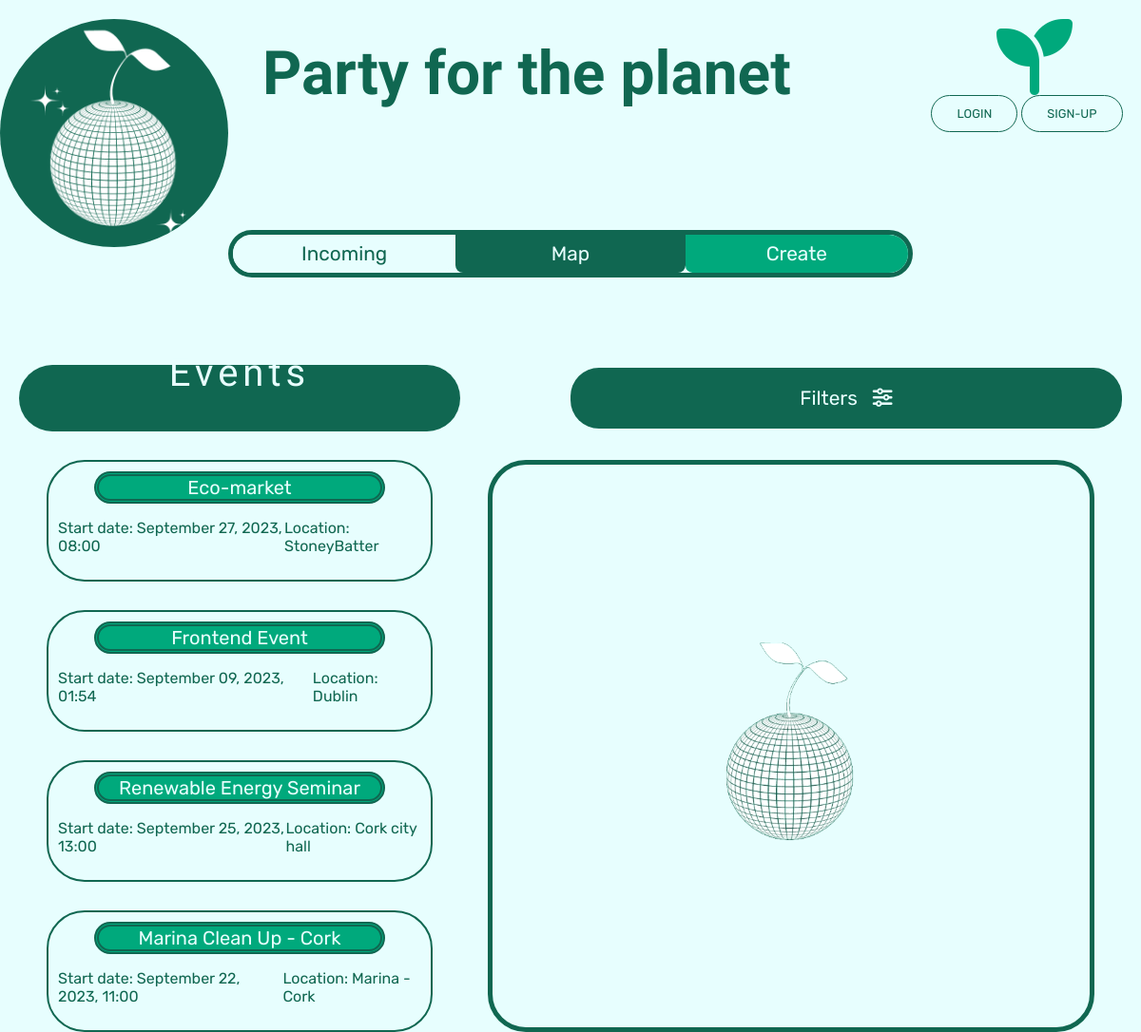
/events/, run on an earlier commit of the app's database.
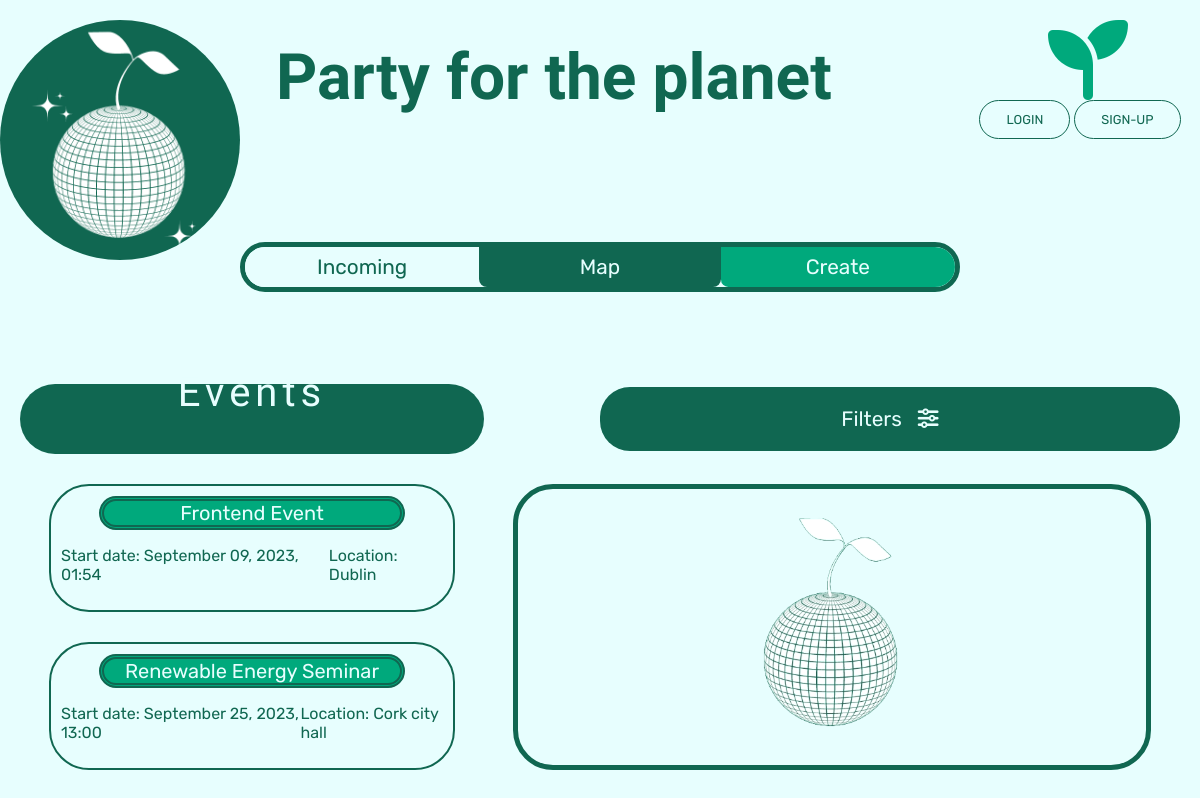
And on a later commit of the database.
### ecoevents/models.py (models this page shows)
class Ecoevent(models.Model):
    organizer = models.ForeignKey(User, on_delete=models.CASCADE)
    title = models.CharField(max_length=200)
    description = models.TextField(max_length=500, blank=True, null=True)
    category = models.CharField(max_length=200)
    start_datetime = models.DateTimeField()
    end_datetime = models.DateTimeField()
    location = models.CharField(max_length=200)
    created_on = models.DateTimeField(auto_now_add=True)
    modified_on = models.DateTimeField(auto_now=True)
    class Meta:
        ordering = ['-created_on']
    def __str__(self):
        return self.title

### ecoevents/views.py (the view, shortened to what this page needs)
# urls.py: path("events/", views.events, name="events"),
def events(request):
    now = datetime.datetime.now()
    all_events = Ecoevent.objects.all().filter(start_datetime__gte=now)
    all_categories = []
    for event in all_events:
        all_categories.append(event.category)
    category = request.GET.get("category")
    if category:
        events = all_events.filter(category=category)
    else:
        events = all_events
    context = {
        "events": events,
        "all_categories": all_categories
        }
    return render(request, "events.html", context)

### templates/events.html (shortened to what this page needs)
{% extends "base.html" %}
{% block content %}
{% include 'header.html' %}
<div class="eventsFiltersContainer">
  <div class="eventsSubtitleBackground">
    <h2 class="eventsSubtitle">Events</h2>
  </div>
  <div class="filtermenu">
    <button onclick="filterMenuOpen()" class="dropbtn">Filters<i class="fa-solid fa-sliders"></i></button>
  </div>
</div>
<div class="eventsContainer">
  <div class="leftSide">
    {% if events %}
    <form method="post" action="{% url 'events' %}">
      {% csrf_token %} {% for event in events %}
      <div class="eventContainer eventCard" data-id="{{ event.id }}">
        <div class="eventNameBackground">
          <li class="eventName">{{ event }}</li>
        </div>
        <div class="eventDetails">
          <p class="eventStart">Start date: {{ event.start_datetime|date:"F d, Y, H:i" }}</p>
          <p class="eventLocation">Location: {{event.location}}</p>
        </div>
      </div>
      {% endfor %}
    </form>
  </div>
  <div class="rightSide">
    <div id="placeholder-image">
      <img src="../static/images/p4p-no-background-placeholder.png" alt="Logo" />
    </div>
  </div>
</div>
{% endif %} {%endblock%}

### templates/base.html (shortened to what this page needs)
{% load static %}
<!DOCTYPE html>
<html lang="en">
  <head>
    <link rel="stylesheet" href="{% static 'css/style.css' %}" />
  </head>
  <body>
    <main>
      {% block content %}{% endblock content %}
    </main>
  </body>
</html>

### templates/header.html
{% extends 'base.html' %}
{% load static %}
{% block content %}
<div class="headerContainer">
    <a href="{% url 'home' %}">
    <img
      class="logoHeader"
      src="{% static 'images/Logo Party 4 The planet v2.png' %}"
      alt="Logo Party for the Planet"
    />
    </a>
    <h1 class="eventsTitle">Party for the planet</h1>
    <div class="profileContainer">
      <div><i class="fa-solid fa-seedling"></i></div>
      {% if request.user.is_authenticated %}
      <a href="{% url 'profile' %}">My profile</a>
      <br>
          <button type="button">
            <a href="{% url 'account_logout' %}" class="">LOGOUT</a>
            </button>
          {% else %}
          <button type="button">
            <a href="{% url 'account_login' %}?next={{request.path}}" class="">LOGIN</a>
          </button>
          <button type="button">
            <a href="{% url 'account_signup' %}" class="">SIGN-UP</a>
          </button>
      {% endif %}
  </div>
    <div class="switchPages">
      <div class="incomingSwitchContainer">
        <a href="{% url 'events' %}">Incoming</a>
      </div>
      <div class="mapSwitchContainer">
        <a href="{% url 'map' %}">Map</a>
      </div>
      <div class="createSwitchContainer">
        {% if request.user.is_authenticated %}
        <a href="{% url 'create_event' %}">Create</a>
        {% else %}
        <a href="{% url 'account_login' %}?next={{request.path}}">Create</a>
        {% endif %}
      </div>
    </div>
  </div>
{% endblock content %}

### static/css/style.css (style rules this page uses)
html { scroll-behavior: smooth; }
body { margin: 0; padding: 0; list-style-type: none; box-sizing: border-box; height: 100vh; --main-color: #e7fefe; --secondary-color: #106751; --accent-color: #00a97c; font-family: "Bungee Shade ", cursive; font-family: "Rubik", sans-serif; background: var(--main-color); }
a { text-decoration: none; }
.fa-solid, .fas { font-weight: 900; margin-left: 1rem; }
.headerContainer { display: grid; grid-template-rows: 50% 50%; grid-template-columns: 20% 60% 20%; grid-template-areas: "lo ti pro" "lo sw pro"; }
.logoHeader { width: 100%; border-radius: 50%; grid-area: lo; margin: 20px auto; }
.eventsTitle { font-size: 4rem; line-height: 70px; font-family: "Bungee Shade"; color: var(--secondary-color); grid-area: ti; margin-left: 5%; }
.profileContainer { margin: 20px auto; text-align: center; font-size: 1rem; grid-area: pro; color: var(--accent-color); }
.profileContainer i { font-size: 5rem; color: var(--accent-color); }
.profileContainer button { font-family: "Rubik"; font-size: 0.8rem; border-radius: 22px; border: 1px solid var(--secondary-color); color: var(--secondary-color); background-color: transparent; transition: background-color 0.3s, color 0.3s; cursor: pointer; }
.profileContainer a { text-decoration: none; color: inherit; display: block; padding: 10px 20px; }
.switchPages { display: flex; justify-content: space-around; align-items: center; width: 100%; height: 50px; grid-area: sw; border: 5px solid var(--secondary-color); border-radius: 40px; align-items: center; font-family: "Rubik"; font-size: 1.3rem; margin-top: 50px; }
.incomingSwitchContainer { width: 33%; text-align: center; height: 100%; background: var(--main-color); border-radius: 22px 0 22px 22px; display: flex; justify-content: center; align-items: center; }
.incomingSwitchContainer a { color: var(--secondary-color); }
.mapSwitchContainer { width: 34%; text-align: center; height: 100%; background: var(--secondary-color); border-radius: 0 0 8px 8px; color: var(--main-color); display: flex; justify-content: center; align-items: center; }
.mapSwitchContainer a { color: var(--main-color); }
.createSwitchContainer { width: 33%; text-align: center; height: 100%; background: var(--accent-color); border-radius: 0 22px 22px 8px; color: var(--main-color); display: flex; justify-content: center; align-items: center; }
.createSwitchContainer a { color: var(--main-color); }
.eventsFiltersContainer { display: flex; justify-content: space-between; align-items: center; margin: 0 20px; }
* { box-sizing: border-box; }
.filtermenu { width: 50%; }
.dropbtn { background-color: var(--secondary-color);; color: #e7fefe; text-align: center; font-size: 1.3rem; border: none; cursor: pointer; font-family: "Rubik", sans-serif; border-radius: 30px; padding:20px; width: 100%; }
.eventsSubtitleBackground { background-color: var(--secondary-color); border-radius: 40px; width: 40%; height: 70px; text-align: center; }
.eventsFiltersContainer h2 { font-family: "Bungee Shade"; font-size: 2.5rem; font-weight: 500; margin-top: -15px; color: var(--main-color); letter-spacing: 5px; }
.eventsContainer { display: flex; justify-content: space-around; margin: 0 20px; }
.leftSide { width: 35%; font-family: "Rubik"; }
.eventContainer { margin-top: 30px; padding: 10px; border: 2px solid var(--secondary-color); border-radius: 40px; cursor: pointer; list-style-type: none; }
.eventName { background-color: var(--accent-color); border-radius: 40px; width: 80%; margin: 0 auto; border: 5px double var(--secondary-color); color: var(--main-color); text-align: center; font-size: 20px; padding: 0 10px; }
.eventDetails { display: flex; justify-content: space-between; color: var(--secondary-color); }
.rightSide { display: flex; justify-content: center; align-items: center; flex-direction: column; width: 55%; border: 5px solid var(--secondary-color); border-radius: 40px; margin-top: 30px; }
#placeholder-image img { height: 250px; }
.eventLocation { grid-area: lo; text-align: left; }

What changed in the data, as far as the page shows it:
removed Ecoevent: title "Eco-market", start_datetime "September 27, 2023, 08:00", location "StoneyBatter"
removed Ecoevent: title "Marina Clean Up - Cork", start_datetime "September 22, 2023, 11:00", location "Marina - Cork"
